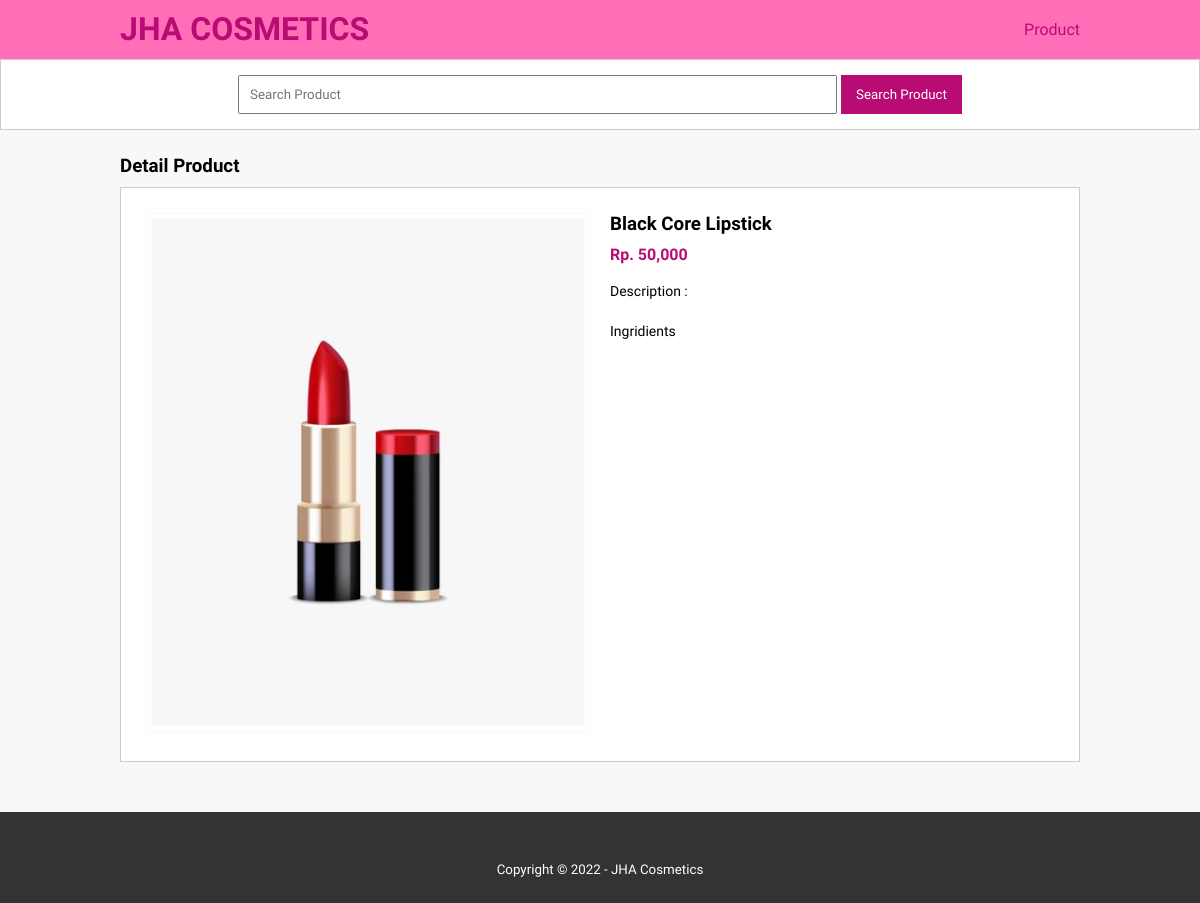
Screenshot of /detail-product.php?id=19 with the database file from the repository.
### tables this page shows
CREATE TABLE `tb_product` (
  `product_id` int(11) NOT NULL,
  `category_id` int(11) NOT NULL,
  `product_name` varchar(100) NOT NULL,
  `product_price` int(11) NOT NULL,
  `product_description` text NOT NULL,
  `product_image` varchar(100) NOT NULL,
  `product_status` tinyint(1) NOT NULL,
  `date_created` timestamp NOT NULL DEFAULT current_timestamp() ON UPDATE current_timestamp()
);

### detail-product.php (the view, shortened to what this page needs)
<?php
	include 'config.php';
	$images = mysqli_query($conn, "SELECT * FROM tb_product WHERE product_id = '".$_GET['id']."' ");
	$p = mysqli_fetch_object($images);
?>
<!DOCTYPE html>
<html>
<head>
	<link rel="stylesheet" href="css/stylesheet.css">
</head>
<body>
	<header>
		<div class="container">
			<h1><a href="index.php">JHA COSMETICS</a></h1>
			<ul>
				<li><a href="product.php">Product</a></li>
			</ul>
		</div>
	</header>
	<div class="search">
		<div class="container">
			<form action="product.php">
				<input type="text" name="search" placeholder="Search Product" value="<?php echo $_GET['search'] ?>">
				<input type="submit" name="cari" value="Search Product">
			</form>
		</div>
	</div>
	<div class="section">
		<div class="container">
			<h3>Detail Product</h3>
			<div class="box">
				<div class="col-2">
					<img src="images/<?php echo $p->product_image ?>" width="100%">
				</div>
				<div class="col-2">
					<h3><?php echo $p->product_name ?></h3>
					<h4>Rp. <?php echo number_format($p->product_price) ?></h4>
					<p>Description :<br>
						<?php echo $p->product_description ?>
				</div>
			</div>
		</div>
	</div>
	<div class="footer">
		<div class="container">
			<small>Copyright &copy; 2022 - JHA Cosmetics</small>
		</div>
	</div>
</body>
</html>

### css/stylesheet.css (style rules this page uses)
* { padding:0; margin:0; font-family: 'Quicksand', sans-serif; }
body { background-color: #f8f8f8; }
a { color:#b80b73; text-decoration: none; }
header { background-color: #ff6eb6; color: #fff; }
header h1 { float: left; padding:10px 0; }
header ul { float: right; }
header ul li { display: inline-block; }
header ul li a { padding:20px 0 20px 15px; display: inline-block; }
.container { width: 80%; margin:0 auto; }
.container:after { content: ''; display: block; clear: both; }
.section { padding:25px 0; }
.box { background-color: #fff; border:1px solid #ccc; padding:15px; box-sizing: border-box; margin:10px 0 25px 0; }
.box:after { content: ''; display: block; clear: both; }
.search { padding:15px 0; background-color: #fff; border:1px solid #ccc; text-align: center; }
.search input[type=text] { width: 60%; padding:10px; }
.search input[type=submit] { padding:12px 15px; background-color: #b80b73; color:#fff; border:none; cursor: pointer; }
.footer { padding:25px 0; background-color: #333; color: #fff; text-align: center; }
.footer small { margin-top: 25px; display: inline-block; }
.col-2 { width: 50%; min-height: 200px; padding:10px; box-sizing: border-box; float: left; }
.col-2 img { border:1px solid #f9f9f9; padding:5px; box-sizing: border-box; }
.col-2 h3 { margin-bottom: 10px; }
.col-2 h4 { color: #b80b73; }
.col-2 p { margin:15px 0; text-align: justify; line-height: 25px; font-size:14px; }

### rows the page displays
tb_product: product_image (picture), product_name "Black Core Lipstick", product_price "50,000", product_description "Ingridients"
